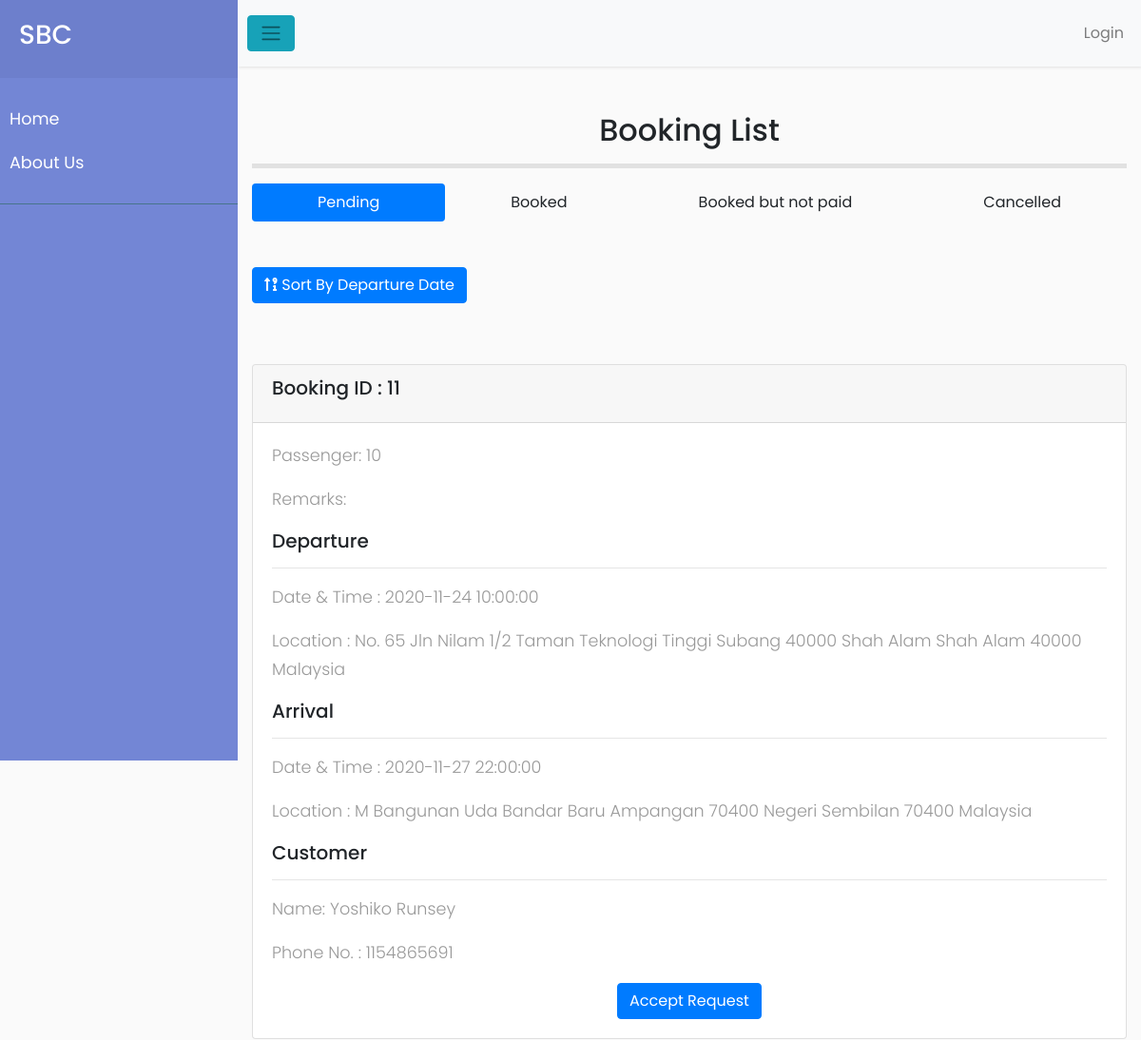
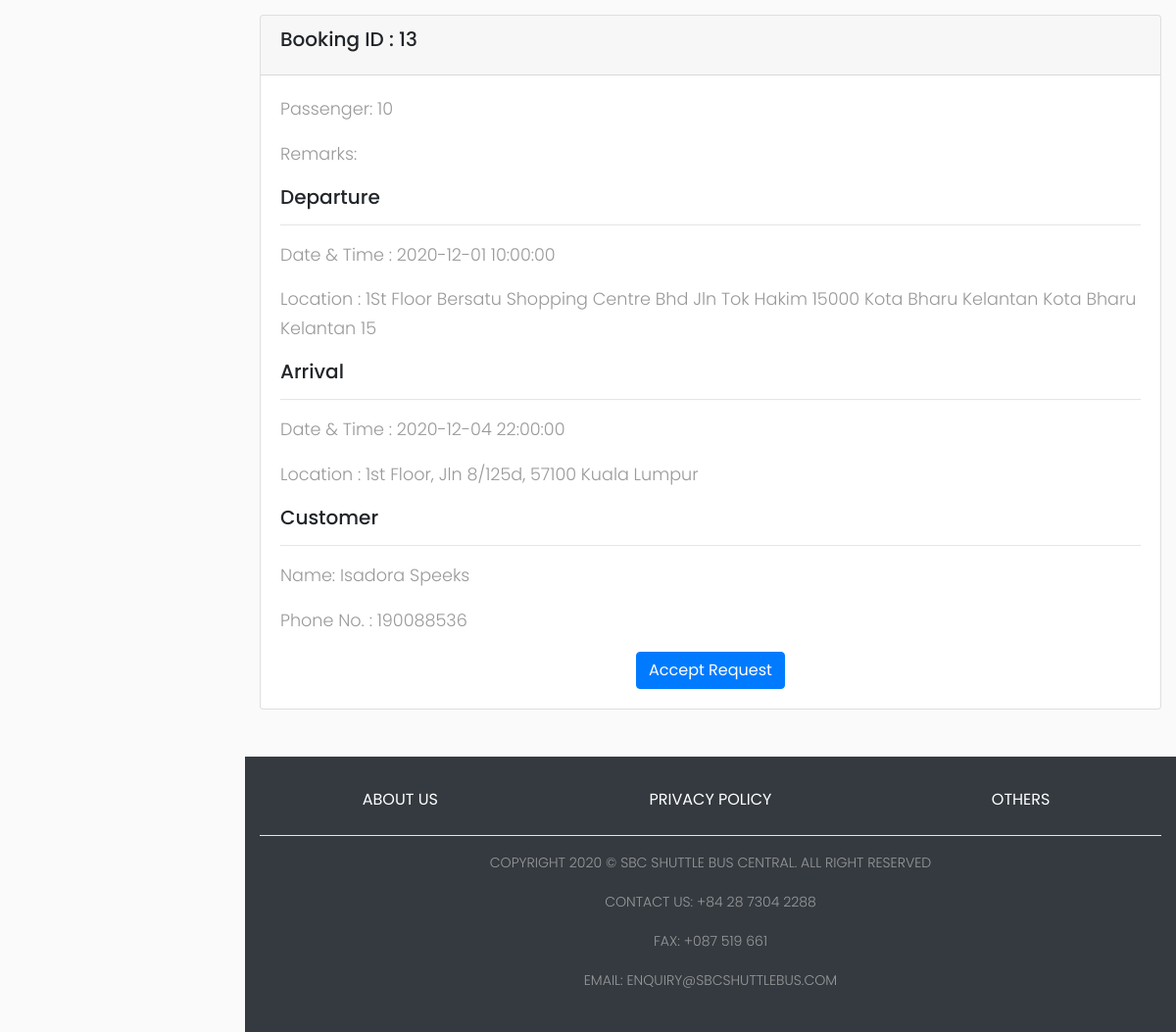
/listBooking.php, run on the app's committed database (2 pictures, top to bottom).
### tables this page shows
CREATE TABLE `booking` (
  `id` int(11) NOT NULL,
  `cusID` int(11) NOT NULL,
  `passenger` int(4) NOT NULL,
  `remarks` text NOT NULL,
  `departureDate` date NOT NULL,
  `departureTime` time NOT NULL,
  `departureLocation` text NOT NULL,
  `arrivalDate` date NOT NULL,
  `arrivalTime` time NOT NULL,
  `arrivalLocation` text NOT NULL,
  `createdAt` timestamp NOT NULL DEFAULT current_timestamp(),
  `status` varchar(20) NOT NULL DEFAULT 'PENDING',
  `provider` int(11) DEFAULT NULL,
  `vehicle` varchar(10) DEFAULT NULL,
  `driver1` int(11) DEFAULT NULL,
  `driver2` int(11) DEFAULT NULL,
  `paid` int(1) NOT NULL DEFAULT 0
);

CREATE TABLE `customer` (
  `phoneNum` varchar(20) NOT NULL,
  `name` varchar(200) NOT NULL,
  `IC` varchar(12) NOT NULL,
  `email` varchar(320) NOT NULL,
  `bankAcc` varchar(20) DEFAULT NULL
);

### shared/connect.php (called while the page is built, shortened)
<?php
function query($conn, $query)
{
    return mysqli_query($conn, $query);
}

### listBooking.php (the view, shortened to what this page needs)
<?php
include("shared/header.php");
function getListBooking($conn, $sort)
{
    return query($conn, "SELECT booking.*,customer.name FROM booking JOIN customer ON booking.cusID=customer.phoneNum WHERE `status`='PENDING' ORDER BY `departureDate`,`departureTime` $sort");
}
$status = "";
?>
<div class="container my-5 min-vh-100">
    <h2 class='text-center'>
        Booking List</h2>
    <hr style="border-top:5px solid rgba(0,0,0,.1)">
    <?php
    echo '
      <nav class="nav nav-pills nav-fill mb-5">
      <a class="nav-link ' . ($status == "" ? "active" : "") . '" href="listBooking.php">Pending</a>
      <a class="nav-link ' . ($status == "BOOKED" ? "active" : "") . '" href="listBooking.php?status=BOOKED">Booked</a>
      <a class="nav-link ' . ($status == "BOOKEDBUTNOTPAID" ? "active" : "") . '" href="listBooking.php?status=BOOKEDBUTNOTPAID">Booked but not paid</a>
      <a class="nav-link ' . ($status == "CANCEL" ? "active" : "") . '" href="listBooking.php?status=CANCEL">Cancelled</a>
      </nav>
      ';
    $sort = "ASC";
    echo '<a href="' . basename($_SERVER['PHP_SELF']) . '?sort=' . ($sort == "ASC" ? "DESC" : "ASC") . ($status != "" ? "&status=$status" : "") . '" class="btn btn-primary mb-5"> <i class="fas fa-sort-numeric-' . ($sort == "ASC" ? "up" : "down") . '-alt"></i> Sort By Departure Date</a>';
    $result = getListBooking($conn, $sort);
    if (mysqli_num_rows($result) > 0) {
        $index = 0;
        while ($item = mysqli_fetch_assoc($result)) {
            echo "
        <div class='card my-3'>
            <div class='card-header' id='heading$index'>
            <h5 class='card-title'>Booking ID : " . $item['id'] . "</h5>
            </div>
            <div class='card-body'>
                        <p>Passenger: " . $item['passenger'] . "</p>
                        <p>Remarks:" . $item['remarks'] . "</p>
                        <h5>Departure</h5>
                        <hr>
                        <p>Date & Time : " . $item['departureDate'] . " " .  $item['departureTime'] . "</p>
                        <p>Location : " . $item['departureLocation'] . "</p>
                        <h5>Arrival</h5>
                        <hr>
                        <p>Date & Time : " . $item['arrivalDate'] . " " . $item['arrivalTime'] . "</p>
                        <p>Location : " . $item['arrivalLocation'] . "</p>
                        <h5>Customer</h5>
                        <hr>
                        <p>Name: " . $item['name'] . "</p>
                        <p>Phone No. : " . $item['cusID'] . "</p>
                    <div class='text-center mt-2'>
                        <a class='btn btn-primary' href='viewBooking.php?id=" . $item['id'] . "'>Accept Request</a>
                    </div>
            </div>
        </div>";
            $index++;
        }
    } else {
        echo "<div class='alert alert-light'>
    No Bookings Found.
    </div>";
    }
    ?>
</div>
<?php
include("shared/footer.php");

### shared/header.php (shortened to what this page needs)
<?php
include_once("shared/connect.php");
function isCurFile(...$fileName)
{
    return in_array(basename($_SERVER['PHP_SELF']), $fileName) ? 'active' : '';
}
?>
<head>
    <link rel='stylesheet' type='text/css' href='bootstrap/css/bootstrap.min.css'>
    <link rel='stylesheet' type='text/css' href='fontawesome/css/all.min.css'>
    <link rel="stylesheet" href="styleSidebar.css">
    <link rel="stylesheet"
        href="https://cdnjs.cloudflare.com/ajax/libs/malihu-custom-scrollbar-plugin/3.1.5/jquery.mCustomScrollbar.min.css">
</head>
<body class="d-flex flex-column">
    <div class="wrapper">
        <nav id="sidebar">
            <div class="sidebar-header">
                <h3>SBC</h3>
            </div>
            <ul class="list-unstyled components">
                <?php
                if (isset($_SESSION['curUser'])) {
                    echo '
                    <li>
                    <a href="profile.php" class="' . (isCurFile('profile.php') ? "active" : "")  . '">Profile</a>
                </li>
                    <li>
                    <a href="listDriver.php" class="' . (isCurFile('listDriver.php') ? "active" : "") . '">Driver List</a>
                </li>
                    <li>
                    <a href="listBooking.php" class="' . (isCurFile('listBooking.php') ? "active" : "")  . '">Booking List</a>
                </li>
                    <li>
                    <a href="logout.php">Logout</a>
                </li>
                        ';
                } else {
                    echo '
                    <li>
                    <a href="index.php"  class="' . (isCurFile('index.php') ? "active" : "")  . '">Home</a>
                </li>
                <li>
                <a href="about.php"  class="' . (isCurFile('about.php') ? "active" : "")  . '">About Us</a>
            </li>
                    ';
                }
                ?>
            </ul>
        </nav>
        <div id="content">
            <nav class="navbar navbar-expand navbar-light bg-light">
                <button type="button" id="sidebarCollapse" class="btn btn-info">
                    <i class="navbar-toggler-icon"></i>
                </button>
                <ul class="nav navbar-nav ml-auto">
                    <?php
                    if (isset($_SESSION['curUser'])) {
                        echo '
                    <li class="nav-item dropdown">
                        <a class="nav-link " href="#" id="alertsDropdown" role="button" data-toggle="dropdown"
                            aria-haspopup="true" aria-expanded="false">
                            <i class="fas fa-bell"></i>
                            <span class="badge badge-danger" id="notifCount" ></span>
                        </a>
                        <div class="dropdown-menu shadow dropdown-menu-right" id="notificationdropdown"
                            aria-labelledby="alertsDropdown">
                            <div class="d-flex justify-content-between">
                            <div class=" dropdown-header">
                                Notifications
                                </div>
                                <a class="d-inline dropdown-header " id="notifBtn" style="cursor:pointer">Mark All Read</a>
                                </diV>
                            <div class="dropdown-divider"></div>
                            <div style="overflow-y:scroll;max-height:10rem;" id="notifView">
                            </div>
                            <div class="dropdown-divider"></div>
                            <a class="dropdown-item text-center small text-black-50 text-wrap" href="listNotification.php">Show All
                                Notification</a>
                        </div>
                    </li>';
                    } else {
                        echo '
                        <li class="nav-item">
                        <a class="nav-link" href="login.php">Login</a>
                    </li>
                        ';
                    }
                    ?>
                </ul>
            </nav>

### shared/footer.php (shortened to what this page needs)
<footer id="sticky-footer" class="py-4 bg-dark text-white">
    <div class="container text-center text-uppercase">
        <div class="row ">
            <div class="col-md-4 my-2"><a href="about.php" class="text-white text-decoration-none">About Us</a></div>
            <div class="col-md-4 my-2"><a href="#" class="text-white text-decoration-none">Privacy Policy</a></div>
            <div class="col-md-4 my-2"><a href="#" class="text-white text-decoration-none">Others</a></div>
        </div>
        <hr class="bg-white">
        <small>
            <p>Copyright 2020 &copy; SBC Shuttle Bus Central. All Right Reserved</p>
            <p>Contact Us: +84 28 7304 2288</p>
            <p>Fax: +087 519 661</p>
            <p>Email: enquiry@sbcshuttlebus.com</p>
        </small>
    </div>
</footer>
</div>
</div>
</body>

### styleSidebar.css (style rules this page uses)
body { font-family: 'Poppins', sans-serif; background: #fafafa; }
p { font-family: 'Poppins', sans-serif; font-size: 1.1em; font-weight: 300; line-height: 1.7em; color: #999; }
a, a:hover, a:focus { color: inherit; text-decoration: none; transition: all 0.3s; }
.navbar { padding: 15px 10px; background: #fff; border: none; border-radius: 0; box-shadow: 1px 1px 3px rgba(0, 0, 0, 0.1); }
.wrapper { flex:1 0 auto; width: 100%; }
#sidebar { width: 250px; position: fixed; top: 0; left: 0; height: 100vh; z-index: 999; background: #7386D5; color: #fff; transition: all 0.3s; }
#sidebar .sidebar-header { padding: 20px; background: #6d7fcc; }
#sidebar ul.components { padding: 20px 0; border-bottom: 1px solid #47748b; }
#sidebar ul li a { padding: 10px; font-size: 1.1em; display: block; }
#content { width: calc(100% - 250px); min-height: 100vh; transition: all 0.3s; position: absolute; top: 0; right: 0; }

### shared/header.php (style rules this page uses)
#sticky-footer { flex-shrink: none; }

### data on the page
booking: id "11", passenger "10", departureDate "2020-11-24", departureTime "10:00:00", departureLocation "No. 65 Jln Nilam 1/2 Taman Teknologi Tinggi Subang 40000 Shah Alam Shah Alam 40000 Malaysia", arrivalDate "2020-11-27", arrivalTime "22:00:00", arrivalLocation "M Bangunan Uda Bandar Baru Ampangan 70400 Negeri Sembilan 70400 Malaysia", customer.name "Yoshiko Runsey", cusID "1154865691"
booking: id "13", passenger "10", departureDate "2020-12-01", departureTime "10:00:00", departureLocation "1St Floor Bersatu Shopping Centre Bhd Jln Tok Hakim 15000 Kota Bharu Kelantan Kota Bharu Kelantan 15", arrivalDate "2020-12-04", arrivalTime "22:00:00", arrivalLocation "1st Floor, Jln 8/125d, 57100 Kuala Lumpur", customer.name "Isadora Speeks", cusID "190088536"
